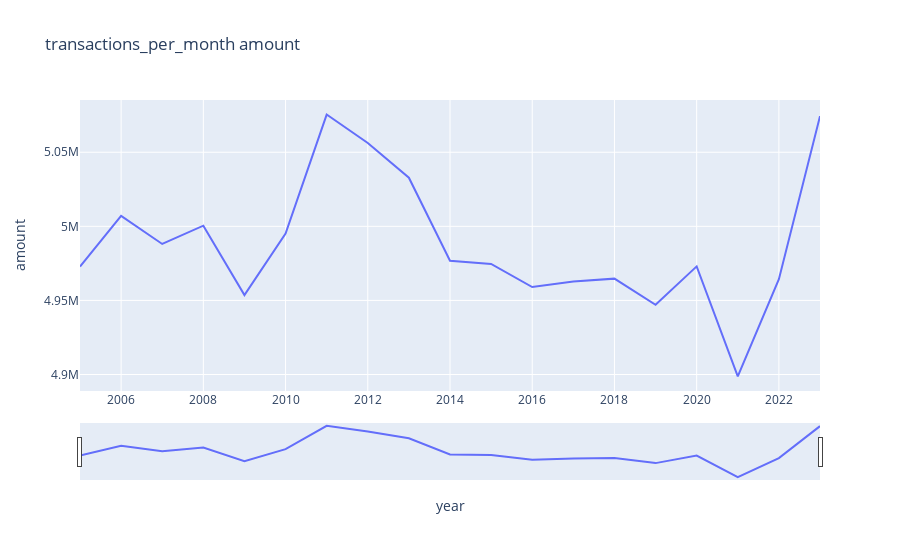

Here is the notebook cell this chart was saved with:
### Markdown cell above
Montant de transaction par an

### Code cell
transactions_per_month = pd.DataFrame(transactions_copy.groupby("year").amount.aggregate('mean')).reset_index()
fig = px.line(transactions_per_month, x='year', y='amount', title='transactions_per_month amount')

fig.update_xaxes(rangeslider_visible=True)
fig.show()

### Figure 1 — Plotly figure (JSON) as saved in the notebook; plotly's stock layout.template omitted (floating-point values rounded to 4 significant figures)
{"data": [{"hovertemplate": "year=%{x}<br>amount=%{y}<extra></extra>", "legendgroup": "", "line": {"color": "#636efa", "dash": "solid"}, "marker": {"symbol": "circle"}, "mode": "lines", "name": "", "orientation": "v", "showlegend": false, "type": "scatter", "x": [2005, 2006, 2007, 2008, 2009, 2010, 2011, 2012, 2013, 2014, 2015, 2016, 2017, 2018, 2019, 2020, 2021, 2022, 2023], "xaxis": "x", "y": [4973000.0, 5007000.0, 4988000.0, 5000000.0, 4954000.0, 4995000.0, 5075000.0, 5056000.0, 5033000.0, 4977000.0, 4975000.0, 4959000.0, 4963000.0, 4965000.0, 4947000.0, 4973000.0, 4899000.0, 4964000.0, 5074000.0], "yaxis": "y"}], "layout": {"legend": {"tracegroupgap": 0}, "title": {"text": "transactions_per_month amount"}, "xaxis": {"anchor": "y", "domain": [0, 1], "rangeslider": {"visible": true}, "title": {"text": "year"}}, "yaxis": {"anchor": "x", "domain": [0, 1], "title": {"text": "amount"}}}}
